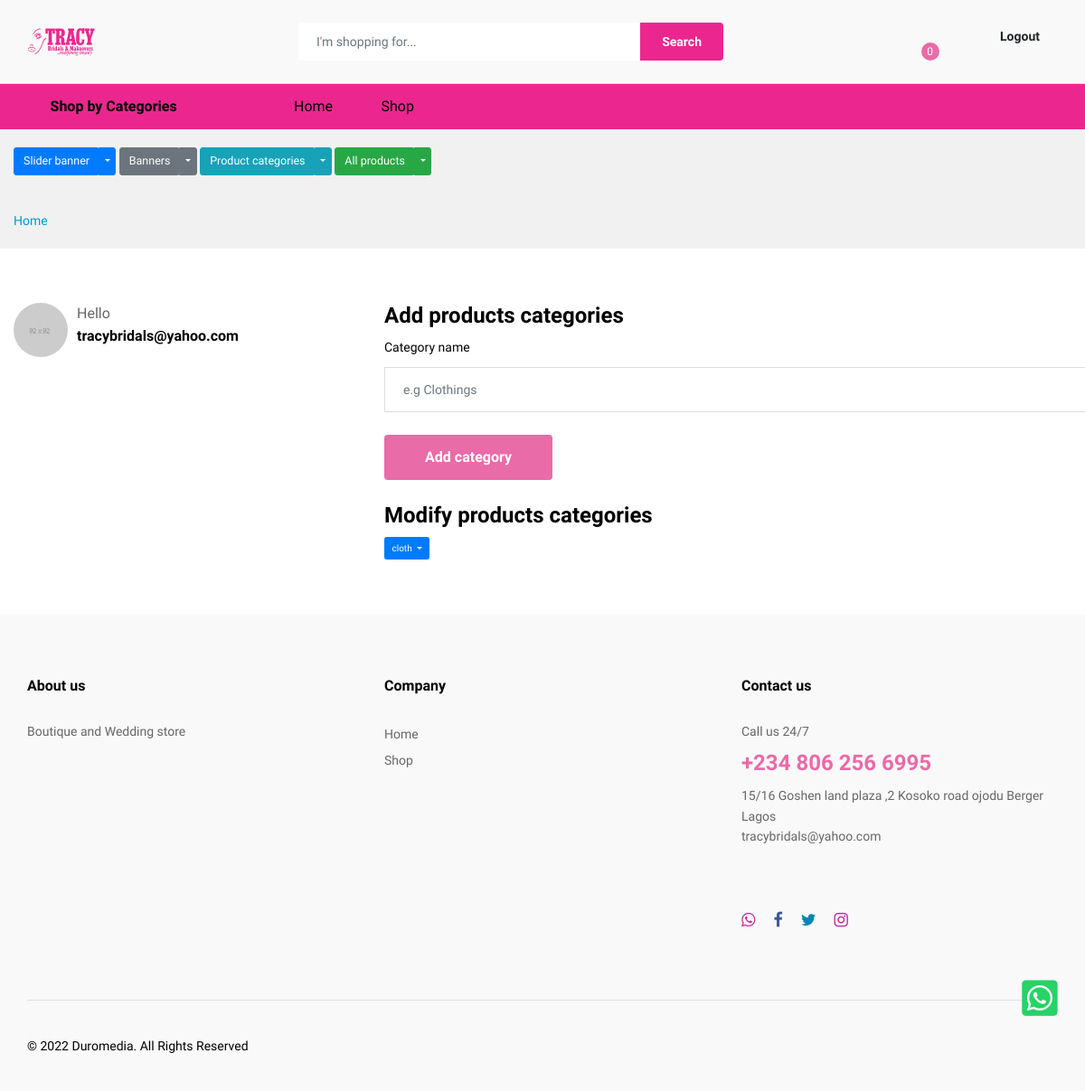
Before: /products-categories.php (signed in) with the older database file.
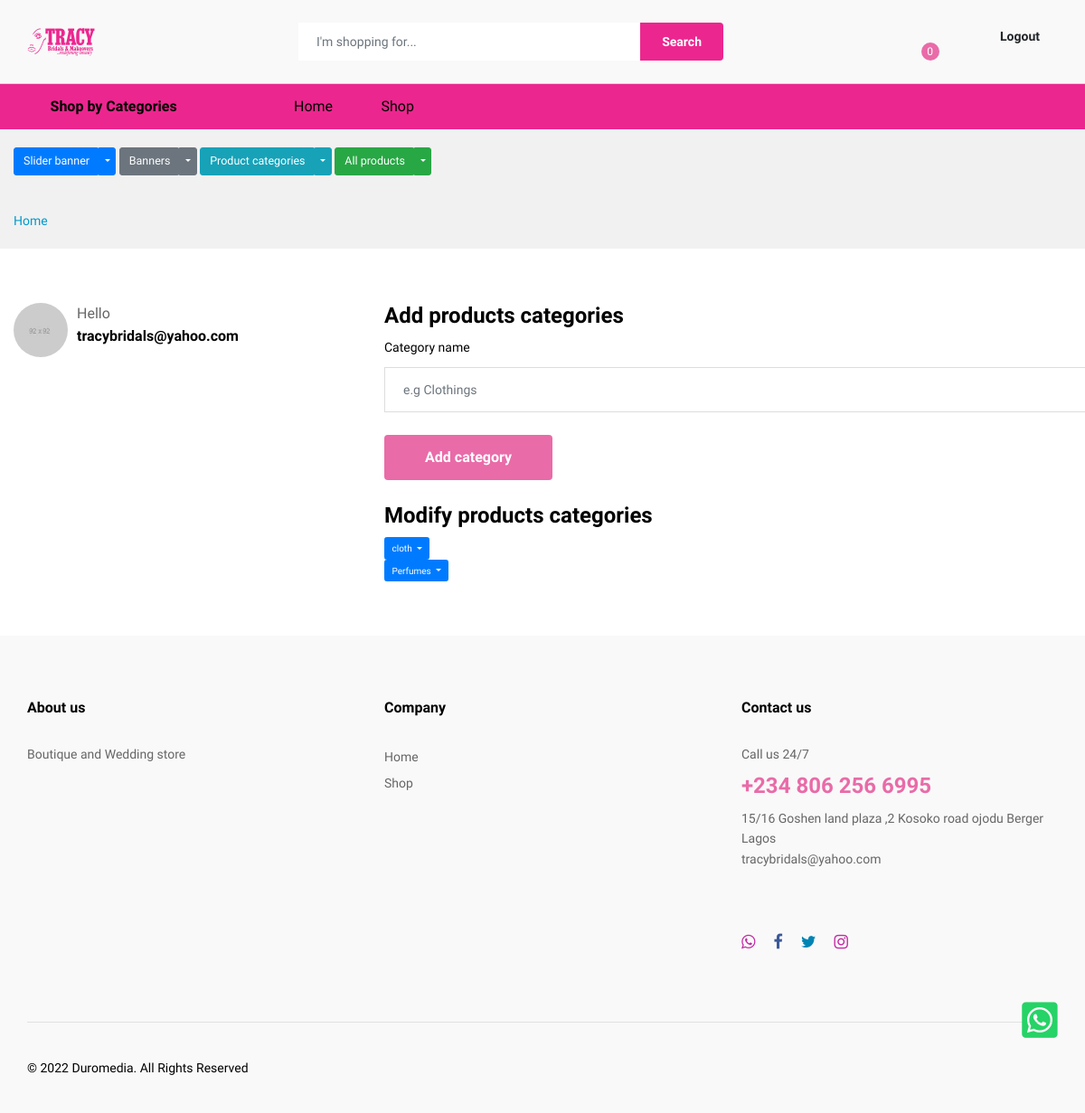
After: the same page with the newer database file.
### tables this page shows
CREATE TABLE `products_categories` (
  `products_categories_id` int(11) NOT NULL,
  `products_categories_name` varchar(20) NOT NULL,
  `products_categories_timestamp` timestamp NOT NULL DEFAULT current_timestamp() ON UPDATE current_timestamp()
);

### incs-template1/config.php (called while the page is built, shortened)
<?php
$EMAIL = "tracybridals@yahoo.com";
?>

### public_html/products-categories.php (the view, shortened to what this page needs)
<?php
require_once ('../incs-template1/config.php');
 include ('../incs-template1/header.php');
 include ('../incs-template1/settings.php');
 ?>
<main class="ps-page--my-account">
        <div class="ps-breadcrumb">
            <div class="container">
                <ul class="breadcrumb">
                    <li><a href="/">Home</a></li>
                </ul>
            </div>
        </div>
        <section class="ps-section--account">
            <div class="container">
                <div class="row">
                    <div class="col-lg-4">
                        <div class="ps-section__left">
                            <aside class="ps-widget--account-dashboard">
                                <div class="ps-widget__header"><img src="img/users/3.jpg" alt="" />
                                    <figure>
                                        <figcaption>Hello</figcaption>
                                        <p><?=$EMAIL;?></p>
                                    </figure>
                                </div>
                            </aside>
                        </div>
                    </div>
                   <div class="col-lg-8">
                        <div class="ps-section__right">
                            <form class="ps-form--account-setting" action="" method="POST">
                                <div class="ps-form__header">
                                    <h3> Add products categories</h3>
                                </div>
                                <div class="ps-form__content">
                                     <div class="form-group">
                                        <label>Category name</label>
                                        <input class="form-control" type="text" placeholder="e.g Clothings" name="products_categories" value="<?php if(isset($_POST['products_categories'])){echo $_POST['products_categories'];} ?>">
                                    </div>
                                </div>
                                <div class="form-group submit">
                                    <button class="ps-btn" type="submit" name="submit">Add category</button>
                                </div>
                            </form>
                        </div>
<?php
     $select_products_cat = mysqli_query($connect, "SELECT products_categories_id, products_categories_name FROM products_categories WHERE products_categories_name != '".UNCATEGORIZED."'") or die(db_conn_error);
     if(mysqli_num_rows($select_products_cat) > 0){
echo '<div class="ps-form__header">
<h3>Modify products categories</h3>
</div>';
while($row_categories = mysqli_fetch_array($select_products_cat)){
echo '<div class="dropdown">
<button class="btn btn-primary dropdown-toggle" type="button" id="dropdownMenuButton" data-toggle="dropdown" aria-haspopup="true" aria-expanded="false">
'.$row_categories['products_categories_name'].'
</button>
<div class="dropdown-menu" aria-labelledby="dropdownMenuButton">
<form method="GET" action="products-categories-change.php">
<button type="submit" class="dropdown-item" name="modify_categories" value="'.$row_categories['products_categories_id'].'">Modify categories</button>
</form>
<form method="POST" action="">
<button type="submit" class="dropdown-item" name="delete_categories" value="'.$row_categories['products_categories_id'].'">Delete</button>
</form>
</div>
</div>';
     }
     }
?>
                    </div>
                </div>
            </div>
        </section>
    </main>
<?php include ('../incs-template1/footer.php'); ?>

Changed rows visible on the page:
added products_categories: products_categories_name "Perfumes"
